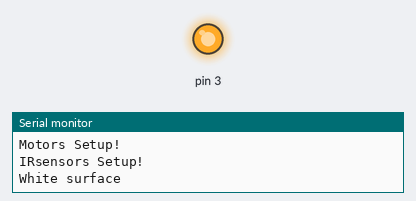
Recording of a program running on a simulated Arduino Uno, built with avr-gcc and run on an emulated ATmega328P. Shown: output pins drawn as LEDs (lit = HIGH), the last lines printed to the serial monitor.

Above: at 0.05 s.
At 3.05 s:
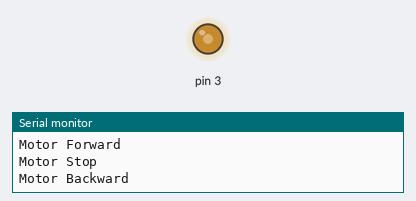
At 6.0 s:
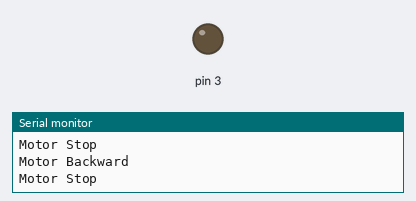
Timing chart, 0 to 7.8 s (numbered marks = the images above):
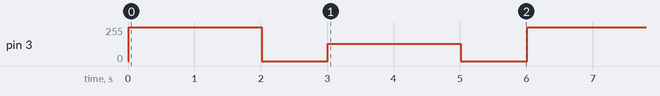

The program:

main.cpp
```cpp
#include <Arduino.h>
// #include "Camera.h"
// #include "ServoHeader.h"
#include "Motors.h"
#include "IRSensor.h"
// bool scanArea();
// bool getTheBlock();
// bool activateClaw();
// bool returnToBase();
// bool getAway();
// bool stopMotors();
// Pixy2 pixy;

// int x = 0;
// int y = 0;
// int width = 0;
// int height = 0;

#define TICK_SPEED 1000

// this robot works on a state machine, with each state requireing a different robot action to be run
// these robot actions are scanArea(), getTheBlock(),
// enum RobotState
// {
//   SEARCHING,
//   APPROACHING,
//   PICKING,
//   RETURNING,
//   AVOID_BOUNDARY,
//   COMPLETE
// };

// these variables keep track of whether or not a certain milistone is reached, each robot action function should return a boolean value
// to verify if these milistones are met
// bool objectInSight = false;
// bool objectPickable = false;
// bool objectObtained = false;
bool onBlackLine = false;
// bool missionComplete = false;

// RobotState state = SEARCHING;

// put function declarations here:
void setup()
{
  // put your setup code here, to run once:
  Serial.begin(9600);
  Serial.println("Starting...");
  MotorsSetup();
  Serial.println("Motors Setup!");
  // CameraSetup();
  // Serial.println("Camera Setup!");
  // LargeServoSetup();
  // SmallServoSetup2();
  // Serial.println("Servos Setup!");
  IRsensorSetup();
  Serial.println("IRsensors Setup!");
}

void loop()
{
  onBlackLine = IRsensorLoop();
  if (onBlackLine)
  {
    MotorStop();
    return;
  }
  MotorsLoop();
  return;

  // --- state machine (disabled during motor test) ---
  // bool test_mode = true;
  // if (test_mode)
  // {
  //   CameraLoop();
  //   return;
  // }
  // delay(TICK_SPEED);
  // if (onBlackLine)
  // {
  //   state = AVOID_BOUNDARY;
  // }
  // switch (state)
  // {
  // case SEARCHING:
  //   objectInSight = scanArea();
  //   if (objectInSight) state = APPROACHING;
  //   break;
  // case APPROACHING:
  //   objectPickable = getTheBlock();
  //   if (objectPickable) state = PICKING;
  //   break;
  // case PICKING:
  //   objectObtained = activateClaw();
  //   if (objectObtained) state = RETURNING;
  //   break;
  // case RETURNING:
  //   missionComplete = returnToBase();
  //   if (missionComplete) state = COMPLETE;
  //   break;
  // case AVOID_BOUNDARY:
  //   getAway();
  //   state = SEARCHING;
  //   break;
  // case COMPLETE:
  //   stopMotors();
  //   break;
  // }
  // delay(100);
}

// bool scanArea() { ... }
// bool getTheBlock() { ... }
// bool activateClaw() { return false; }
// bool returnToBase() { return false; }
// bool getAway() { return false; }
// bool stopMotors() { return false; }

// put function definitions here:
```

Measured:
- by itself, pin 3: repeats every 6.0 s: 0/255 1.0 s, 128/255 2.0 s, 0/255 1.0 s, 255/255 2.0 s
